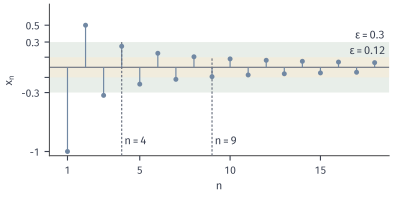

Recreate this plot in Python.
from pathlib import Path
import sys
ROOT = next(p for p in Path(__file__).resolve().parents if (p/"build.sh").is_file() and (p/"tex/book.tex").is_file())
sys.path.insert(0, str(ROOT/"figures/00-shared/mathematical-preliminaries-upper/00-shared/comprehension-figures"))
from support import figure, save, BLUE, GREEN, YELLOW, RED, PURPLE, INK, MUTED, GRID, BLUE_FILL, GREEN_FILL, YELLOW_FILL, RED_FILL, PURPLE_FILL
import numpy as np
def hollow(ax,x,y,c=INK,z=6): ax.plot([x],[y],"o",ms=3.6,mfc="white",mec=c,mew=.8,zorder=z,clip_on=False)
def solid(ax,x,y,c=INK,z=6): ax.plot([x],[y],"o",ms=3.6,color=c,mew=0,zorder=z,clip_on=False)
def label(fig,axes,names=("(a)","(b)","(c)")):
    for ax,s in zip(axes,names):
        p=ax.get_position(); fig.text((p.x0+p.x1)/2,.025,s,ha="center",va="bottom")

# x_n=(-1)^n/n; bands eps=.3 (from n=4) and eps=.12 (from n=9).
fig,ax=figure(width_mm=100,height_mm=50)
n=np.arange(1,19); x=(-1.0)**n/n
ax.axhspan(-.3,.3,color=GREEN_FILL,lw=0,zorder=0); ax.axhspan(-.12,.12,color=YELLOW_FILL,lw=0,zorder=1)
ax.axhline(0,color=MUTED,lw=.85,zorder=2)
ax.vlines(n,0,x,color=BLUE,lw=.85,zorder=3); ax.plot(n,x,"o",ms=3.6,color=BLUE,mew=0,zorder=4)
for N,e in ((4,.3),(9,.12)): ax.plot([N,N],[-1.05,e],color=MUTED,lw=.85,ls=(0,(2,1.5)),zorder=3)
ax.text(4.15,-.92,"$n=4$",color=INK); ax.text(9.15,-.92,"$n=9$",color=INK)
ax.set_xlim(0,18.8); ax.set_ylim(-1.05,.75); ax.set_xticks([1,5,10,15]); ax.set_yticks([-1,-.3,-.12,.12,.3,.5]); ax.set_yticklabels(["-1","-0.3","","","0.3","0.5"])
ax.text(18.6,.31,"$\\varepsilon=0.3$",ha="right",va="bottom",color=INK); ax.text(18.6,.125,"$\\varepsilon=0.12$",ha="right",va="bottom",color=INK)
ax.set_xlabel("$n$"); ax.set_ylabel("$x_n$")
save(fig,Path(__file__).resolve().parent,"figure",{"formula":"x_n=(-1)^n/n, n=1..18; bands 0.3 and 0.12"})
